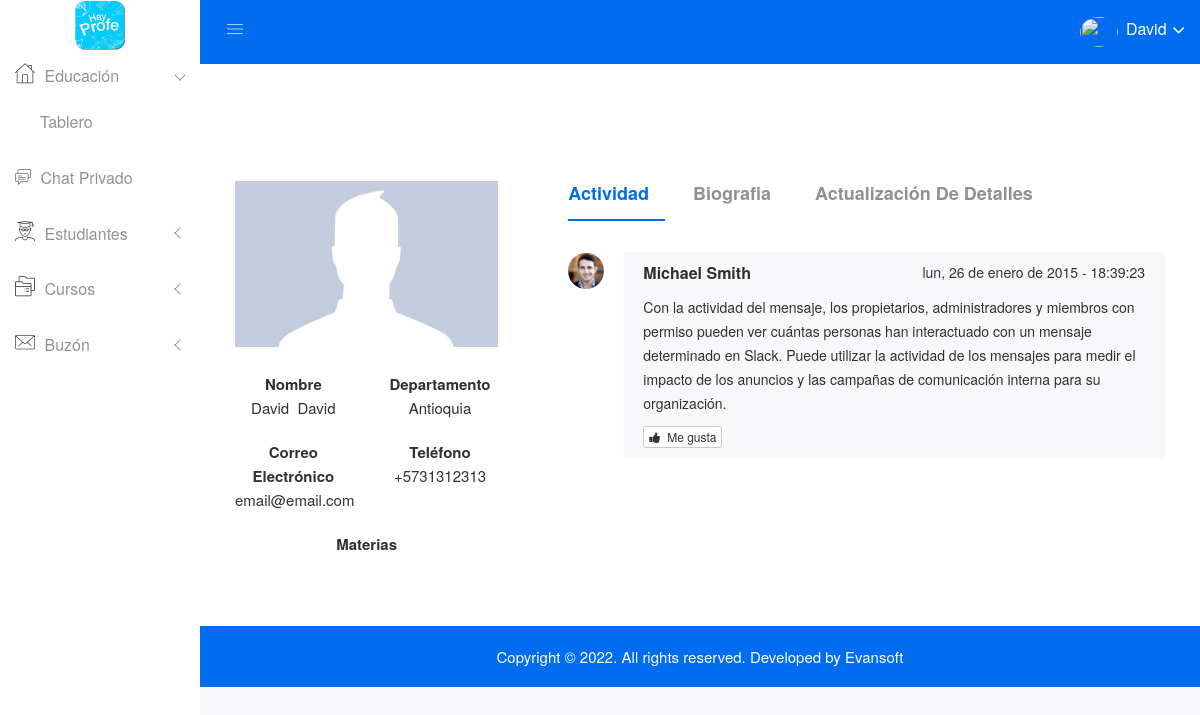
The app's page /Setting_Profile/2/ (signed in) with its own data.
### teacher/models.py (models this page shows, shortened)
class Teacher(models.Model):
	documentI = models.CharField(max_length = 10,blank=True,null=True,default="")
	first_name = models.CharField(max_length = 20)
	second_name = models.CharField(max_length=20,default="",blank=True)
	surname = models.CharField(max_length=20)
	second_name = models.CharField(max_length=20,default="",blank=True)
	address = models.CharField(max_length=150)
	phone= models.CharField(max_length=10)
	email = models.EmailField(unique = True)
	password = models.CharField(max_length=20)
	block = models.BooleanField(default = True)
	description = models.TextField(default="",blank="")
	img = models.ImageField(upload_to = "Photo_Profile_Teacher",default="Photo_Profile_Teacher/photo.jpg")
	city = models.ForeignKey(City,on_delete = models.CASCADE,default=1)
	type = models.CharField(max_length=10,default= "Teacher")
	money = models.CharField(max_length = 10,default = "0")
	number_bank = models.CharField(max_length = 22,default = "")

### home/views.py (the view, shortened to what this page needs)
# urls.py: url(r'^Setting_Profile/(\d+)/$',Setting_Profile,name="Setting_Profile"),
def Setting_Profile(request,pk):
	if Validate_Session(request):
		value = False
		if 'teacher_email' in request.session:
			value = True
		city = City.objects.all()
		if value:
			try:
				teacher = Teacher.objects.get(pk = pk)
				subject = Subjects.objects.filter(teacher = teacher)
				return render(request,'teacher/professor-profile.html',{'teacher':teacher,'subject':subject,'city':city})
			except Teacher.DoesNotExist:
				Delete_Session(request)
				return render(request,'Home/lock.html')
	return redirect("/")

### home/views.py (called while the page is built)
def Validate_Session(request):
	if 'pk' in request.session:
		return True
	return False

### template/teacher/professor-profile.html (shortened to what this page needs)
{% extends '../base.html' %}
{% load static %}
{% block content %}
<div class="single-pro-review-area mt-t-30 mg-b-15">
    <div class="container-fluid">
        <div class="row">
            <div class="col-lg-4 col-md-4 col-sm-4 col-xs-12">
                <div class="profile-info-inner">
                    <div class="profile-img">
                        <form id="form_photo_profile" action="{% url 'Setting_Profile' teacher.pk %}" method="post" enctype="multipart/form-data">{% csrf_token %}
                            <img class="photo_profile" src="{{teacher.img.url}}" alt="" />
                        </form>
                    </div>
                    <div class="profile-details-hr">
                        <div class="row">
                            <div class="col-lg-6 col-md-12 col-sm-12 col-xs-6">
                                <div class="address-hr">
                                    <p><b>Nombre </b><br /> {{teacher.first_name}}&nbsp;&nbsp;{{teacher.surname}}</p>
                                </div>
                            </div>
                            <div class="col-lg-6 col-md-12 col-sm-12 col-xs-6">
                                <div class="address-hr tb-sm-res-d-n dps-tb-ntn">
                                    <p><b>Departamento </b><br /> Antioquia</p>
                                </div>
                            </div>
                        </div>
                        <div class="row">
                            <div class="col-lg-6 col-md-12 col-sm-12 col-xs-6">
                                <div class="address-hr">
                                    <p><b>Correo Electrónico</b><br /> {{teacher.email}}</p>
                                </div>
                            </div>
                            <div class="col-lg-6 col-md-12 col-sm-12 col-xs-6">
                                <div class="address-hr tb-sm-res-d-n dps-tb-ntn">
                                    <p><b>Teléfono </b><br /> +57{{teacher.phone}}</p>
                                </div>
                            </div>
                        </div>
                        <div class="row">
                            <div class="col-lg-12">
                                <div class="address-hr">
                                    <p><b>Materias</b>
                                    </p>
                                </div>
                            </div>
                        </div>
                    </div>
                </div>
            </div>
            <div class="col-lg-8 col-md-8 col-sm-8 col-xs-12">
                <div class="product-payment-inner-st res-mg-t-30 analysis-progrebar-ctn">
                    <ul id="myTabedu1" class="tab-review-design">
                        <li class="active"><a href="#description">Actividad</a></li>
                        <li><a href="#reviews"> Biografia</a></li>
                        {% if request.session.teacher_email == teacher.email %}
                            <li><a href="#INFORMATION">Actualización de Detalles</a></li>
                        {% endif %}
                    </ul>
                    <div id="myTabContent" class="tab-content custom-product-edit">
                        <div class="product-tab-list tab-pane fade active in" id="description">
                            <div class="row">
                                <div class="col-lg-12 col-md-12 col-sm-12 col-xs-12">
                                    <div class="review-content-section">
                                        <div class="chat-discussion" style="height: auto">
                                            <div class="chat-message">
												<div class="profile-hdtc">
													 <img class="message-avatar" src="{% static 'img/contact/1.jpg' %}" alt="">
												</div>
                                                <div class="message">
                                                    <a class="message-author" href="#"> Michael Smith </a>
                                                    <span class="message-date"> lun, 26 de enero de 2015 - 18:39:23 </span>
                                                    <span class="message-content">Con la actividad del mensaje, los propietarios, administradores y miembros con permiso pueden ver cuántas personas han interactuado con un mensaje determinado en Slack. Puede utilizar la actividad de los mensajes para medir el impacto de los anuncios y las campañas de comunicación interna para su organización.
													</span>
                                                    <div class="m-t-md mg-t-10">
                                                        <a class="btn btn-xs btn-default"><i class="fa fa-thumbs-up"></i>&nbsp;&nbsp;Me gusta </a>
                                                    </div>
                                                </div>
                                            </div>
                                        </div>
                                    </div>
                                </div>
                            </div>
                        </div>
                    </div>
                </div>
            </div>
        </div>
    </div>
</div>
{% endblock %}

### static/css/main.css (style rules this page uses)
html { color: #222; font-size: 1em; line-height: 1.4; }
audio, canvas, iframe, img, svg, video { vertical-align: middle; }

### records on screen
Teacher: img (picture), first_name "David", surname "David", email "email@email.com", phone "31312313"

### other values on screen
{{ request.session.name }} "David"
